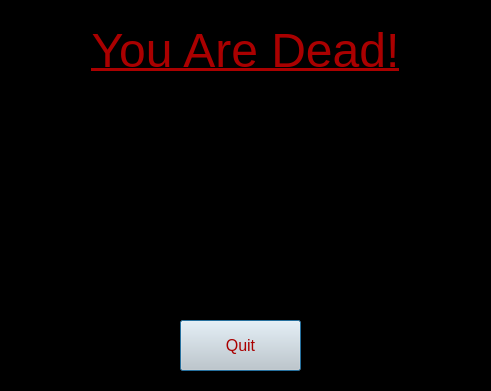
<?xml version="1.0" encoding="UTF-8"?>
<ui version="4.0">
 <class>EndScreen</class>
 <widget class="QDialog" name="EndScreen">
  <property name="geometry">
   <rect>
    <x>0</x>
    <y>0</y>
    <width>491</width>
    <height>391</height>
   </rect>
  </property>
  <property name="windowTitle">
   <string>Dialog</string>
  </property>
  <property name="styleSheet">
   <string notr="true"/>
  </property>
  <widget class="QLabel" name="label">
   <property name="geometry">
    <rect>
     <x>80</x>
     <y>20</y>
     <width>331</width>
     <height>61</height>
    </rect>
   </property>
   <property name="font">
    <font>
     <pointsize>36</pointsize>
     <underline>true</underline>
    </font>
   </property>
   <property name="autoFillBackground">
    <bool>false</bool>
   </property>
   <property name="styleSheet">
    <string notr="true">color: rgb(170, 0, 0);
</string>
   </property>
   <property name="text">
    <string>You Are Dead!</string>
   </property>
   <property name="alignment">
    <set>Qt::AlignCenter</set>
   </property>
  </widget>
  <widget class="QPushButton" name="pushButton">
   <property name="geometry">
    <rect>
     <x>180</x>
     <y>320</y>
     <width>121</width>
     <height>51</height>
    </rect>
   </property>
   <property name="font">
    <font>
     <pointsize>12</pointsize>
    </font>
   </property>
   <property name="styleSheet">
    <string notr="true">color: rgb(170, 0, 0);
background-color: rgb(206, 206, 206);
</string>
   </property>
   <property name="text">
    <string>Quit</string>
   </property>
  </widget>
  <widget class="QGraphicsView" name="graphicsView">
   <property name="geometry">
    <rect>
     <x>0</x>
     <y>0</y>
     <width>491</width>
     <height>391</height>
    </rect>
   </property>
   <property name="styleSheet">
    <string notr="true">background-color: rgb(0, 0, 0);</string>
   </property>
   <property name="verticalScrollBarPolicy">
    <enum>Qt::ScrollBarAlwaysOff</enum>
   </property>
   <property name="horizontalScrollBarPolicy">
    <enum>Qt::ScrollBarAlwaysOff</enum>
   </property>
   <property name="renderHints">
    <set>QPainter::Antialiasing|QPainter::HighQualityAntialiasing|QPainter::TextAntialiasing</set>
   </property>
  </widget>
  <zorder>graphicsView</zorder>
  <zorder>label</zorder>
  <zorder>pushButton</zorder>
 </widget>
 <resources/>
 <connections/>
</ui>
